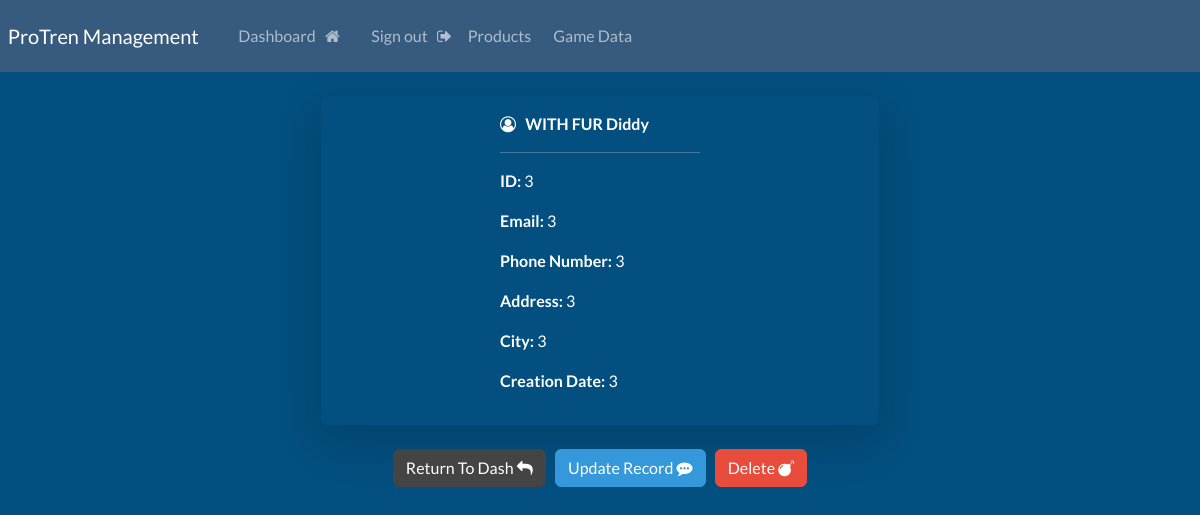
Screenshot of /record/3 (signed in) with the database file from the repository.
### website/models.py (models this page shows, shortened)
class Record(models.Model):
    creation_data = models.DateTimeField(auto_now_add= True)
    first_name = models.CharField(max_length = 100)
    last_name = models.CharField(max_length = 100)
    email = models.CharField(max_length= 255)
    phone = models.CharField(max_length= 20)
    address = models.CharField(max_length= 255)
    city = models.CharField(max_length= 255)

### website/views.py (the view)
# urls.py: path('record/<int:pk>',views.singular_record,name="record"),
@login_required(login_url='my-login')
def singular_record(request,pk):
    one_record = Record.objects.get(id=pk)
    context = {'record':one_record}
    return render(request,'website/view-record.html', context= context)

### website/templates/website/view-record.html (shortened to what this page needs)
{% extends 'website/base.html' %}
{% block content %}
    <div class="card1 w-50 shadow-lg p-3 mb-3000 rounded">
        <div class="card-body ">
            <i class = "fa fa-user-circle-o" aria-hidden="true"></i>
            <strong>
                {{record.last_name|upper}} {{record.first_name}}
            </strong>
            <hr>
            <p> <strong> ID: </strong> {{record.id}}</p>
            <p> <strong> Email: </strong> {{record.id}}</p>
            <p> <strong> Phone Number: </strong> {{record.id}}</p>
            <p> <strong> Address: </strong> {{record.id}}</p>
            <p> <strong> City: </strong> {{record.id}}</p>
            <p> <strong> Creation Date: </strong> {{record.id}}</p>
        </div>
    </div>
    <br>
    <div class = "buttonsrecord">
    <a href="{% url 'dashboard' %}" class="btn btn-secondary"> Return To Dash <i class="fa fa-reply" aria-hidden="true"></i></a> &nbsp;
    <a href="{% url 'update-record' record.id %}" class = "btn btn-info"> Update Record <i class="fa fa-commenting" aria-hidden="true"></i></a> &nbsp;
    <a href="{% url 'delete-record' record.id %}" class = "btn btn-danger "> Delete <i class="fa fa-bomb" aria-hidden="true"></i></a>
    </div>
{% endblock %}

### static/css/style.css (style rules this page uses)
body { background-color: #034f7f; }
.card1 { margin:auto; padding-bottom: 20px; background-color: #034f7f; }
.buttonsrecord { text-align: center; }
.card-body { margin:auto; width:200px; }

### rows the page displays
Record: last_name "WITH FUR", first_name "Diddy", id "3"
